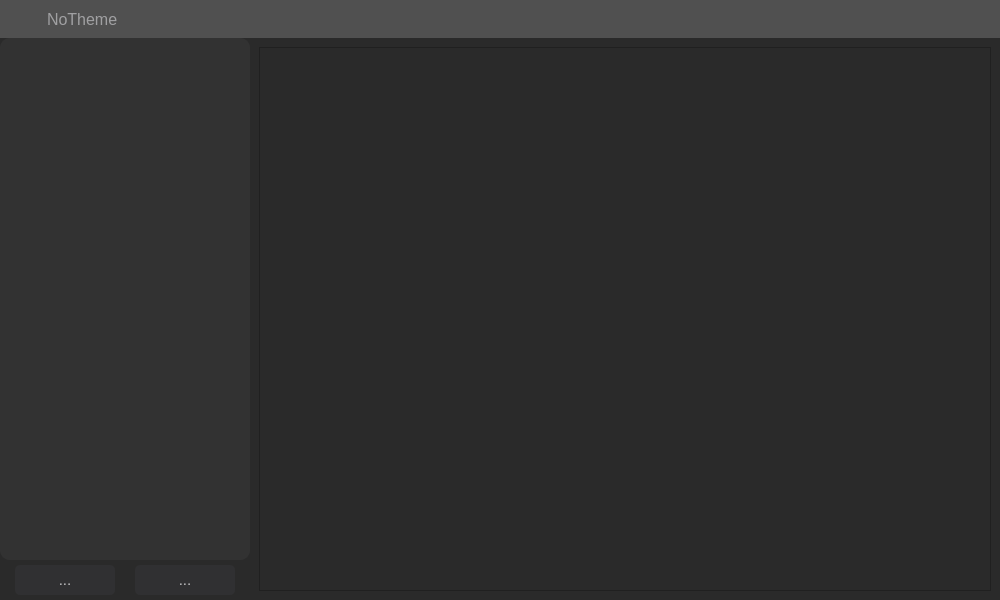
<?xml version="1.0" encoding="UTF-8"?>
<ui version="4.0">
 <class>ThemeEditor</class>
 <widget class="QMainWindow" name="ThemeEditor">
  <property name="geometry">
   <rect>
    <x>0</x>
    <y>0</y>
    <width>1000</width>
    <height>600</height>
   </rect>
  </property>
  <property name="windowTitle">
   <string>ThemeEditor</string>
  </property>
  <property name="styleSheet">
   <string notr="true"/>
  </property>
  <widget class="QWidget" name="mainWidget">
   <property name="sizePolicy">
    <sizepolicy hsizetype="Expanding" vsizetype="Expanding">
     <horstretch>0</horstretch>
     <verstretch>0</verstretch>
    </sizepolicy>
   </property>
   <property name="layoutDirection">
    <enum>Qt::LeftToRight</enum>
   </property>
   <property name="styleSheet">
    <string notr="true">background-color: #2a2a2a;</string>
   </property>
   <layout class="QVBoxLayout" name="verticalLayout">
    <property name="spacing">
     <number>0</number>
    </property>
    <property name="leftMargin">
     <number>0</number>
    </property>
    <property name="topMargin">
     <number>0</number>
    </property>
    <property name="rightMargin">
     <number>0</number>
    </property>
    <property name="bottomMargin">
     <number>0</number>
    </property>
    <item>
     <layout class="QVBoxLayout" name="basicLayout" stretch="0,0">
      <property name="spacing">
       <number>0</number>
      </property>
      <item>
       <widget class="QWidget" name="topBar" native="true">
        <property name="sizePolicy">
         <sizepolicy hsizetype="Expanding" vsizetype="Fixed">
          <horstretch>0</horstretch>
          <verstretch>0</verstretch>
         </sizepolicy>
        </property>
        <property name="minimumSize">
         <size>
          <width>0</width>
          <height>35</height>
         </size>
        </property>
        <property name="cursor">
         <cursorShape>ArrowCursor</cursorShape>
        </property>
        <property name="styleSheet">
         <string notr="true">background-color: #505050;
color:#c0c0c3</string>
        </property>
        <layout class="QHBoxLayout" name="horizontalLayout_3">
         <item>
          <widget class="QPushButton" name="openFolderButton">
           <property name="sizePolicy">
            <sizepolicy hsizetype="Fixed" vsizetype="Fixed">
             <horstretch>0</horstretch>
             <verstretch>0</verstretch>
            </sizepolicy>
           </property>
           <property name="minimumSize">
            <size>
             <width>20</width>
             <height>20</height>
            </size>
           </property>
           <property name="styleSheet">
            <string notr="true">border-radius:10px;</string>
           </property>
           <property name="text">
            <string/>
           </property>
           <property name="icon">
            <iconset resource="resource.qrc">
             <normaloff>:/pics/resources/pics/file-open.png</normaloff>:/pics/resources/pics/file-open.png</iconset>
           </property>
           <property name="iconSize">
            <size>
             <width>20</width>
             <height>20</height>
            </size>
           </property>
          </widget>
         </item>
         <item>
          <widget class="QLabel" name="currentTheme">
           <property name="sizePolicy">
            <sizepolicy hsizetype="Preferred" vsizetype="Preferred">
             <horstretch>0</horstretch>
             <verstretch>0</verstretch>
            </sizepolicy>
           </property>
           <property name="minimumSize">
            <size>
             <width>200</width>
             <height>0</height>
            </size>
           </property>
           <property name="font">
            <font>
             <pointsize>12</pointsize>
            </font>
           </property>
           <property name="styleSheet">
            <string notr="true">color:#a0a0a2;</string>
           </property>
           <property name="text">
            <string>NoTheme</string>
           </property>
          </widget>
         </item>
         <item>
          <spacer name="horizontalSpacer_4">
           <property name="orientation">
            <enum>Qt::Horizontal</enum>
           </property>
           <property name="sizeHint" stdset="0">
            <size>
             <width>40</width>
             <height>20</height>
            </size>
           </property>
          </spacer>
         </item>
         <item>
          <widget class="QPushButton" name="helpButton">
           <property name="sizePolicy">
            <sizepolicy hsizetype="Fixed" vsizetype="Fixed">
             <horstretch>0</horstretch>
             <verstretch>0</verstretch>
            </sizepolicy>
           </property>
           <property name="minimumSize">
            <size>
             <width>20</width>
             <height>20</height>
            </size>
           </property>
           <property name="styleSheet">
            <string notr="true">border-radius:10px;</string>
           </property>
           <property name="text">
            <string/>
           </property>
           <property name="icon">
            <iconset resource="resource.qrc">
             <normaloff>:/pics/resources/pics/help-filling.png</normaloff>:/pics/resources/pics/help-filling.png</iconset>
           </property>
           <property name="iconSize">
            <size>
             <width>20</width>
             <height>20</height>
            </size>
           </property>
          </widget>
         </item>
        </layout>
       </widget>
      </item>
      <item>
       <layout class="QHBoxLayout" name="horizontalLayout_2" stretch="1,3">
        <item>
         <layout class="QVBoxLayout" name="listWithButton" stretch="0,0">
          <item>
           <widget class="QListView" name="themeList">
            <property name="palette">
             <palette>
              <active>
               <colorrole role="WindowText">
                <brush brushstyle="SolidPattern">
                 <color alpha="255">
                  <red>192</red>
                  <green>192</green>
                  <blue>195</blue>
                 </color>
                </brush>
               </colorrole>
               <colorrole role="Button">
                <brush brushstyle="SolidPattern">
                 <color alpha="255">
                  <red>50</red>
                  <green>50</green>
                  <blue>50</blue>
                 </color>
                </brush>
               </colorrole>
               <colorrole role="Text">
                <brush brushstyle="SolidPattern">
                 <color alpha="255">
                  <red>192</red>
                  <green>192</green>
                  <blue>195</blue>
                 </color>
                </brush>
               </colorrole>
               <colorrole role="ButtonText">
                <brush brushstyle="SolidPattern">
                 <color alpha="255">
                  <red>192</red>
                  <green>192</green>
                  <blue>195</blue>
                 </color>
                </brush>
               </colorrole>
               <colorrole role="Base">
                <brush brushstyle="SolidPattern">
                 <color alpha="255">
                  <red>50</red>
                  <green>50</green>
                  <blue>50</blue>
                 </color>
                </brush>
               </colorrole>
               <colorrole role="Window">
                <brush brushstyle="SolidPattern">
                 <color alpha="255">
                  <red>50</red>
                  <green>50</green>
                  <blue>50</blue>
                 </color>
                </brush>
               </colorrole>
               <colorrole role="Highlight">
                <brush brushstyle="SolidPattern">
                 <color alpha="255">
                  <red>106</red>
                  <green>106</green>
                  <blue>106</blue>
                 </color>
                </brush>
               </colorrole>
               <colorrole role="PlaceholderText">
                <brush brushstyle="SolidPattern">
                 <color alpha="128">
                  <red>192</red>
                  <green>192</green>
                  <blue>195</blue>
                 </color>
                </brush>
               </colorrole>
              </active>
              <inactive>
               <colorrole role="WindowText">
                <brush brushstyle="SolidPattern">
                 <color alpha="255">
                  <red>192</red>
                  <green>192</green>
                  <blue>195</blue>
                 </color>
                </brush>
               </colorrole>
               <colorrole role="Button">
                <brush brushstyle="SolidPattern">
                 <color alpha="255">
                  <red>50</red>
                  <green>50</green>
                  <blue>50</blue>
                 </color>
                </brush>
               </colorrole>
               <colorrole role="Text">
                <brush brushstyle="SolidPattern">
                 <color alpha="255">
                  <red>192</red>
                  <green>192</green>
                  <blue>195</blue>
                 </color>
                </brush>
               </colorrole>
               <colorrole role="ButtonText">
                <brush brushstyle="SolidPattern">
                 <color alpha="255">
                  <red>192</red>
                  <green>192</green>
                  <blue>195</blue>
                 </color>
                </brush>
               </colorrole>
               <colorrole role="Base">
                <brush brushstyle="SolidPattern">
                 <color alpha="255">
                  <red>50</red>
                  <green>50</green>
                  <blue>50</blue>
                 </color>
                </brush>
               </colorrole>
               <colorrole role="Window">
                <brush brushstyle="SolidPattern">
                 <color alpha="255">
                  <red>50</red>
                  <green>50</green>
                  <blue>50</blue>
                 </color>
                </brush>
               </colorrole>
               <colorrole role="Highlight">
                <brush brushstyle="SolidPattern">
                 <color alpha="255">
                  <red>106</red>
                  <green>106</green>
                  <blue>106</blue>
                 </color>
                </brush>
               </colorrole>
               <colorrole role="HighlightedText">
                <brush brushstyle="SolidPattern">
                 <color alpha="255">
                  <red>255</red>
                  <green>255</green>
                  <blue>255</blue>
                 </color>
                </brush>
               </colorrole>
               <colorrole role="PlaceholderText">
                <brush brushstyle="SolidPattern">
                 <color alpha="128">
                  <red>192</red>
                  <green>192</green>
                  <blue>195</blue>
                 </color>
                </brush>
               </colorrole>
              </inactive>
              <disabled>
               <colorrole role="WindowText">
                <brush brushstyle="SolidPattern">
                 <color alpha="255">
                  <red>192</red>
                  <green>192</green>
                  <blue>195</blue>
                 </color>
                </brush>
               </colorrole>
               <colorrole role="Button">
                <brush brushstyle="SolidPattern">
                 <color alpha="255">
                  <red>50</red>
                  <green>50</green>
                  <blue>50</blue>
                 </color>
                </brush>
               </colorrole>
               <colorrole role="Text">
                <brush brushstyle="SolidPattern">
                 <color alpha="255">
                  <red>192</red>
                  <green>192</green>
                  <blue>195</blue>
                 </color>
                </brush>
               </colorrole>
               <colorrole role="ButtonText">
                <brush brushstyle="SolidPattern">
                 <color alpha="255">
                  <red>192</red>
                  <green>192</green>
                  <blue>195</blue>
                 </color>
                </brush>
               </colorrole>
               <colorrole role="Base">
                <brush brushstyle="SolidPattern">
                 <color alpha="255">
                  <red>50</red>
                  <green>50</green>
                  <blue>50</blue>
                 </color>
                </brush>
               </colorrole>
               <colorrole role="Window">
                <brush brushstyle="SolidPattern">
                 <color alpha="255">
                  <red>50</red>
                  <green>50</green>
                  <blue>50</blue>
                 </color>
                </brush>
               </colorrole>
               <colorrole role="Shadow">
                <brush brushstyle="SolidPattern">
                 <color alpha="255">
                  <red>89</red>
                  <green>89</green>
                  <blue>89</blue>
                 </color>
                </brush>
               </colorrole>
               <colorrole role="PlaceholderText">
                <brush brushstyle="SolidPattern">
                 <color alpha="128">
                  <red>192</red>
                  <green>192</green>
                  <blue>195</blue>
                 </color>
                </brush>
               </colorrole>
              </disabled>
             </palette>
            </property>
            <property name="autoFillBackground">
             <bool>false</bool>
            </property>
            <property name="styleSheet">
             <string notr="true">border-radius:10px;
color:#c0c0c3;
background-color:#323232</string>
            </property>
            <property name="editTriggers">
             <set>QAbstractItemView::NoEditTriggers</set>
            </property>
           </widget>
          </item>
          <item>
           <layout class="QHBoxLayout" name="horizontalLayout" stretch="1,0,2,0,1">
            <property name="spacing">
             <number>10</number>
            </property>
            <property name="leftMargin">
             <number>10</number>
            </property>
            <property name="topMargin">
             <number>5</number>
            </property>
            <property name="rightMargin">
             <number>10</number>
            </property>
            <property name="bottomMargin">
             <number>5</number>
            </property>
            <item>
             <spacer name="horizontalSpacer_2">
              <property name="orientation">
               <enum>Qt::Horizontal</enum>
              </property>
              <property name="sizeHint" stdset="0">
               <size>
                <width>40</width>
                <height>20</height>
               </size>
              </property>
             </spacer>
            </item>
            <item>
             <widget class="QToolButton" name="importExport">
              <property name="sizePolicy">
               <sizepolicy hsizetype="Preferred" vsizetype="Preferred">
                <horstretch>0</horstretch>
                <verstretch>0</verstretch>
               </sizepolicy>
              </property>
              <property name="minimumSize">
               <size>
                <width>100</width>
                <height>30</height>
               </size>
              </property>
              <property name="styleSheet">
               <string notr="true">border-radius:5px;
color:#c0c0c3;
background-color:#303032;
font-size:15px;</string>
              </property>
              <property name="text">
               <string>...</string>
              </property>
              <property name="popupMode">
               <enum>QToolButton::InstantPopup</enum>
              </property>
              <property name="toolButtonStyle">
               <enum>Qt::ToolButtonIconOnly</enum>
              </property>
             </widget>
            </item>
            <item>
             <spacer name="horizontalSpacer">
              <property name="orientation">
               <enum>Qt::Horizontal</enum>
              </property>
              <property name="sizeHint" stdset="0">
               <size>
                <width>40</width>
                <height>20</height>
               </size>
              </property>
             </spacer>
            </item>
            <item>
             <widget class="QToolButton" name="saveSaveAs">
              <property name="sizePolicy">
               <sizepolicy hsizetype="Preferred" vsizetype="Preferred">
                <horstretch>0</horstretch>
                <verstretch>0</verstretch>
               </sizepolicy>
              </property>
              <property name="minimumSize">
               <size>
                <width>100</width>
                <height>30</height>
               </size>
              </property>
              <property name="styleSheet">
               <string notr="true">border-radius:5px;
color:#c0c0c3;
background-color:#303032;
font-size:15px;</string>
              </property>
              <property name="text">
               <string>...</string>
              </property>
              <property name="popupMode">
               <enum>QToolButton::InstantPopup</enum>
              </property>
             </widget>
            </item>
            <item>
             <spacer name="horizontalSpacer_3">
              <property name="orientation">
               <enum>Qt::Horizontal</enum>
              </property>
              <property name="sizeHint" stdset="0">
               <size>
                <width>40</width>
                <height>20</height>
               </size>
              </property>
             </spacer>
            </item>
           </layout>
          </item>
         </layout>
        </item>
        <item>
         <widget class="QWidget" name="demoArea" native="true">
          <layout class="QVBoxLayout" name="verticalLayout_2">
           <item>
            <widget class="QListWidget" name="askColorList"/>
           </item>
          </layout>
         </widget>
        </item>
       </layout>
      </item>
     </layout>
    </item>
   </layout>
  </widget>
 </widget>
 <resources>
  <include location="resource.qrc"/>
 </resources>
 <connections/>
</ui>
